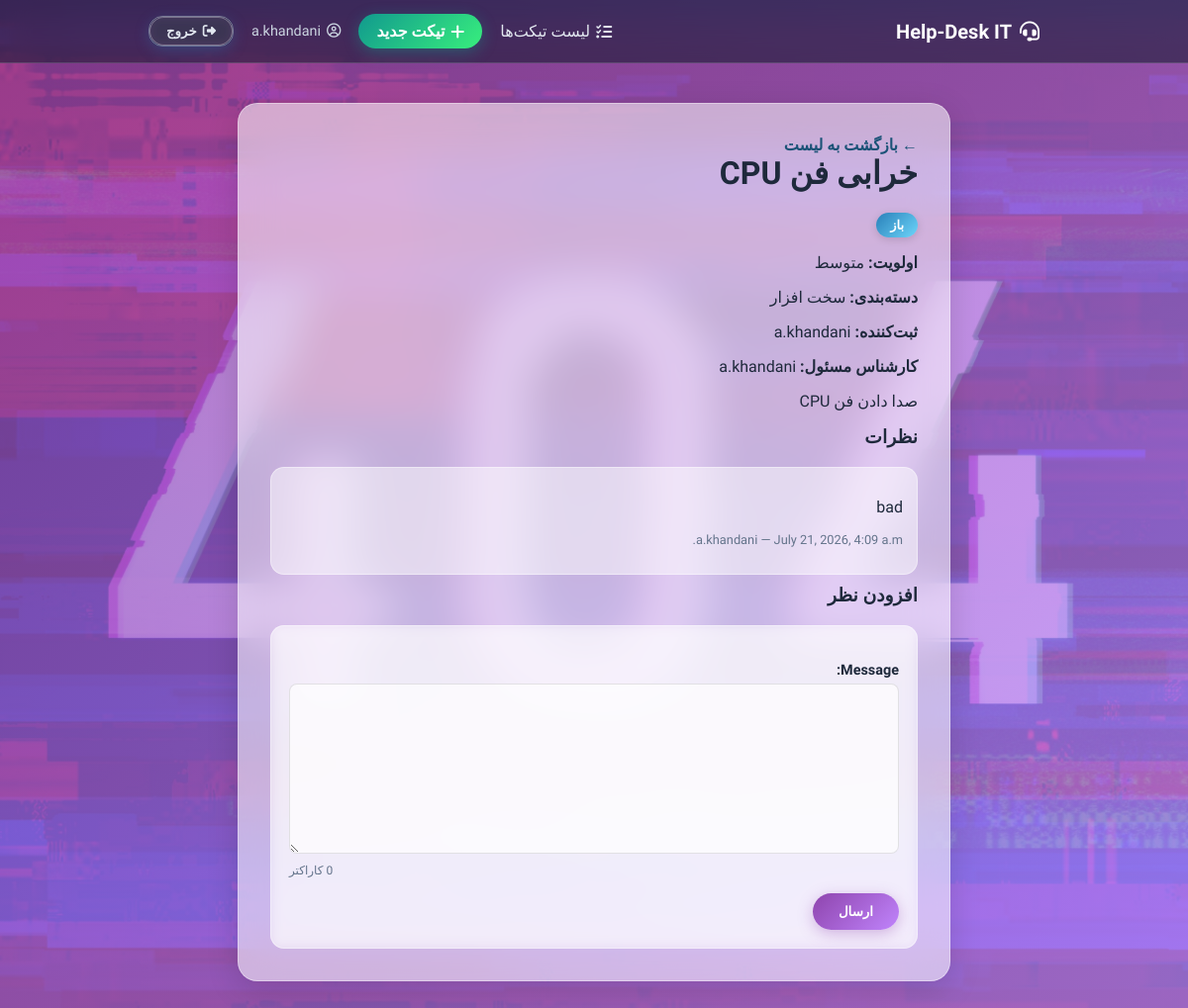
The page /detail/1 (signed in) on the database as committed earlier.
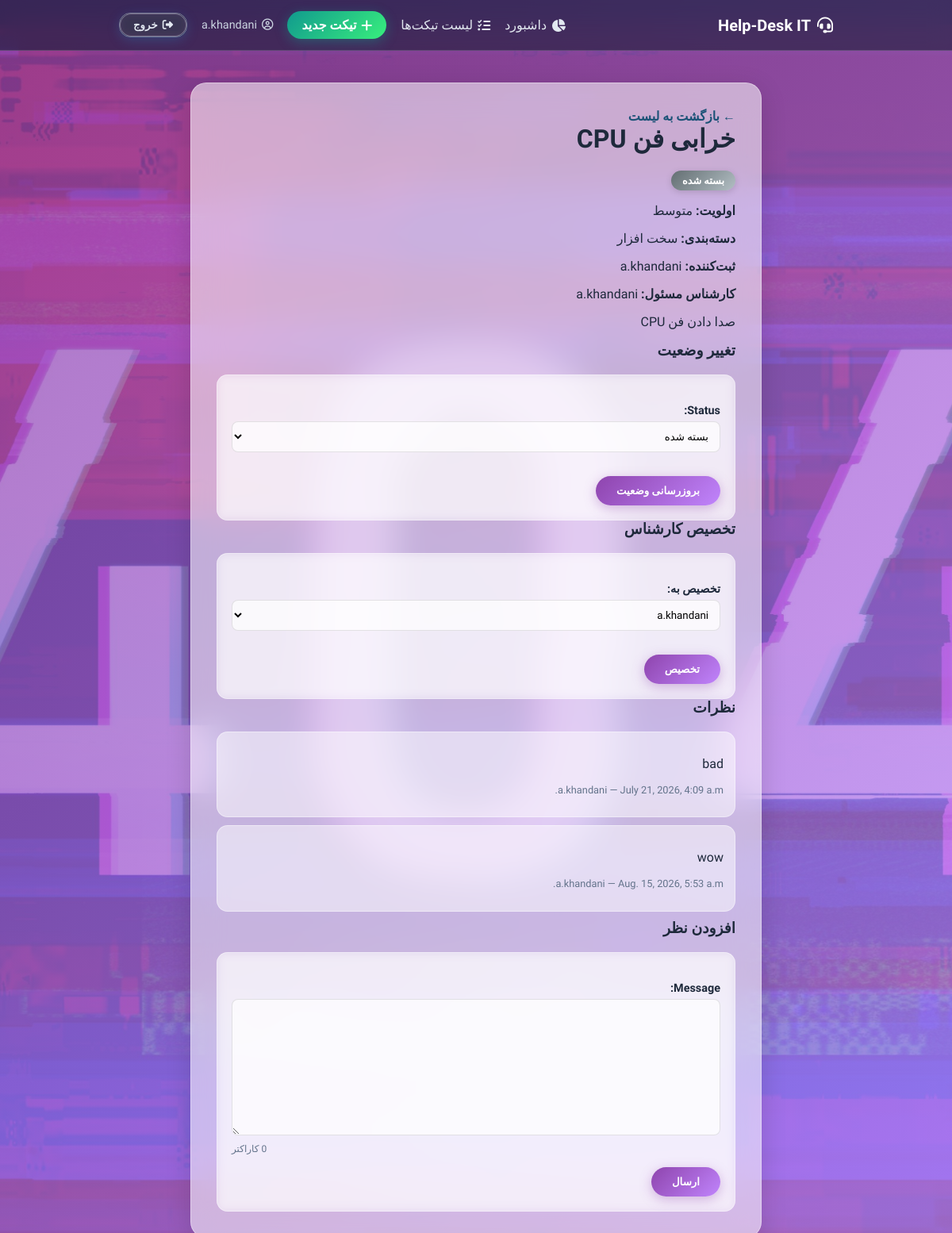
The same page on the database as committed later.
### tickets/models.py (models this page shows, shortened)
class Ticket(models.Model):
    class Priority(models.TextChoices):
        LOW = 'L' , 'کم'
        MEDIUM = 'M' , 'متوسط'
        HIGH = 'H' , 'زیاد'
    priority = models.CharField(
        max_length=1,
        choices= Priority.choices,
        default= Priority.LOW
    )
    class Status(models.TextChoices):
        OPEN = 'O' , 'باز'
        INPROGRESS = 'IP' , 'درحال بررسی'
        RESOLVED = 'R' , 'حل شده'
        CLOSED = 'C' , 'بسته شده'
    status = models.CharField(
        max_length=2,
        choices= Status.choices,
        default=Status.OPEN
    )
    class Category(models.TextChoices):
        HARDWARE = 'H' , 'سخت افزار'
        SOFTWARE = 'S' , 'نرم افزار'
        NETWORK = 'N' , 'شبکه'
        OTHER = 'OTH' , 'سایر'
    category = models.CharField(
        max_length=3,
        choices=Category.choices,
        default=Category.OTHER
    )
    title = models.CharField(max_length=200)
    description = models.TextField()
    created_at= models.DateTimeField(auto_now_add=True)
    updated_at= models.DateTimeField(auto_now=True)
    requester = models.ForeignKey(User,on_delete=models.CASCADE,related_name='created_tickets')
    assigned_to = models.ForeignKey(User,on_delete=models.SET_NULL,null=True,blank=True,related_name='assigned_tickets')

class Comment(models.Model):
    ticket = models.ForeignKey(Ticket,on_delete=models.CASCADE,related_name='comment')
    author = models.ForeignKey(User,on_delete=models.CASCADE,related_name='author')
    message= models.TextField()
    created_at = models.DateTimeField(auto_now_add=True)

### tickets/views.py (the view, shortened to what this page needs)
# urls.py: path('detail/<int:id>',views.ticket_detail,name='detail'),
@login_required
def ticket_detail(request, id):
    ticket_details = get_object_or_404(Ticket, id=id)
    user_is_agent = is_agent(request.user)
    comment_form = CommentForm()
    status_form = StatusForm(instance=ticket_details) if user_is_agent else None
    assign_form = AssignForm(instance=ticket_details) if user_is_agent else None
    return render(request, 'detail.html', {
        'detail': ticket_details,
        'form': comment_form,
        'status_form': status_form,
        'assign_form': assign_form,
        'is_agent': user_is_agent,
    })

### tickets/form.py
class CommentForm(forms.ModelForm):
    class Meta:
        model = Comment
        fields = ['message']

class StatusForm(forms.ModelForm):
    class Meta:
        model = Ticket
        fields = ['status']

### tickets/utils.py (called while the page is built)
def is_agent(user):
    return user.groups.filter(name='Agents').exists()

### tickets/templates/detail.html (shortened to what this page needs)
{% extends 'base.html' %}
{% block page_class %}page-detail{% endblock %}
{% block content %}
    <a href="{% url 'home' %}">← بازگشت به لیست</a>
    <h1>{{ detail.title }}</h1>
    <span class="badge badge-{{ detail.status }}">{{ detail.get_status_display }}</span>
    <p><strong>اولویت:</strong> {{ detail.get_priority_display }}</p>
    <p><strong>دسته‌بندی:</strong> {{ detail.get_category_display }}</p>
    <p><strong>ثبت‌کننده:</strong> {{ detail.requester }}</p>
    <p><strong>کارشناس مسئول:</strong> {% if detail.assigned_to %}{{ detail.assigned_to }}{% else %}تخصیص داده نشده{% endif %}</p>
    <p>{{ detail.description }}</p>
    {% if is_agent %}
        <h3>تغییر وضعیت</h3>
        <form method="post">
            {{ status_form.as_p }}
            <button type="submit" name="status_submit">بروزرسانی وضعیت</button>
        </form>
        <h3>تخصیص کارشناس</h3>
        <form method="post">
            {{ assign_form.as_p }}
            <button type="submit" name="assign_submit">تخصیص</button>
        </form>
    {% endif %}
    <h3>نظرات</h3>
    {% for c in detail.comment.all %}
        <div class="comment-box">
            <p>{{ c.message }}</p>
            <p class="comment-meta">{{ c.author }} — {{ c.created_at }}</p>
        </div>
    {% empty %}
        <p>هنوز نظری ثبت نشده.</p>
    {% endfor %}
    <h3>افزودن نظر</h3>
    <form method="post">
        {{ form.as_p }}
        <button type="submit" name="comment_submit">ارسال</button>
    </form>
{% endblock %}

### tickets/templates/base.html (shortened to what this page needs)
{% load static %}
<!DOCTYPE html>
<html lang="fa" dir="rtl">
<head>
    <link rel="stylesheet" href="https://cdnjs.cloudflare.com/ajax/libs/font-awesome/6.5.1/css/all.min.css">
    <link rel="stylesheet" href="{% static 'tickets/style.css' %}">
</head>
<body class="{% block page_class %}{% endblock %}">
<nav class="navbar">
    <div class="nav-inner">
        <a href="{% url 'home' %}" class="nav-brand">
            <i class="fa-solid fa-headset"></i> Help-Desk IT
        </a>
        <div class="nav-links">
            {% if is_agent %}
                <a href="{% url 'dashboard' %}"><i class="fa-solid fa-chart-pie"></i> داشبورد</a>
            {% endif %}
            <a href="{% url 'home' %}"><i class="fa-solid fa-list-check"></i> لیست تیکت‌ها</a>
            <a href="{% url 'create' %}" class="nav-cta"><i class="fa-solid fa-plus"></i> تیکت جدید</a>
            {% if user.is_authenticated %}
                <span class="nav-user"><i class="fa-regular fa-circle-user"></i> {{ user.username }}</span>
                <form method="post" action="{% url 'logout' %}" class="nav-logout-form">
                    <button type="submit" class="nav-logout"><i class="fa-solid fa-right-from-bracket"></i> خروج</button>
                </form>
            {% endif %}
        </div>
    </div>
</nav>
    <div class="page-wrapper">
        <div class="container">
            {% block content %}
            {% endblock %}
        </div>
    </div>
</body>
</html>

Rows that differ between the two databases and show on the page:
changed Ticket "خرابی فن CPU": status "باز" → "بسته شده"; status (not shown) → "بسته شده"; assigned_to (not shown) → "a.khandani"
added Comment: message "wow", author "a.khandani", created_at "Aug. 15, 2026, 5:53 a.m."
Other text that changed with them:
text now shown: "داشبورد تغییر وضعیت Status: بروزرسانی وضعیت تخصیص کارشناس تخصیص به: تخصیص"
